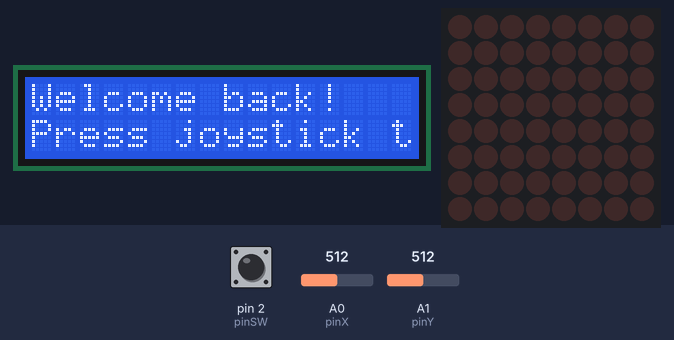
Simulated run of this sketch. Board: Arduino Uno, built with avr-gcc and run on an emulated ATmega328P. Shown: 16×2 character LCD, 8×8 LED matrix. The test bench sets the inputs (shaded band); at power-on: pin 2 (pinSW) HIGH, A1 (pinY) = 512, A0 (pinX) = 512. Random numbers use the default seed unless the sketch sets one.

Above: at 2.2 s.
2.3 s: pin 2 (pinSW) pulled LOW for 0.15 s
At 3.5 s:
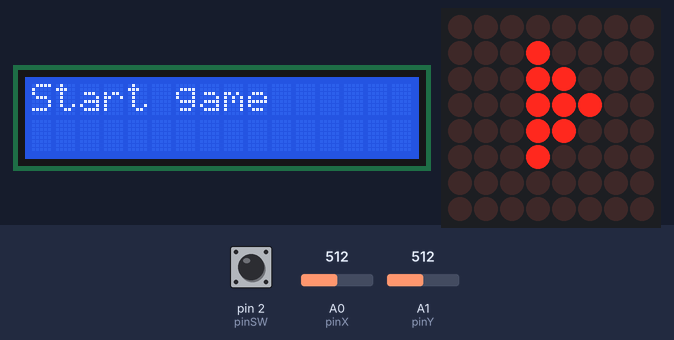
3.9 s: A1 (pinY) set to 584
5.4 s: A1 (pinY) set to 607
At 5.88 s:
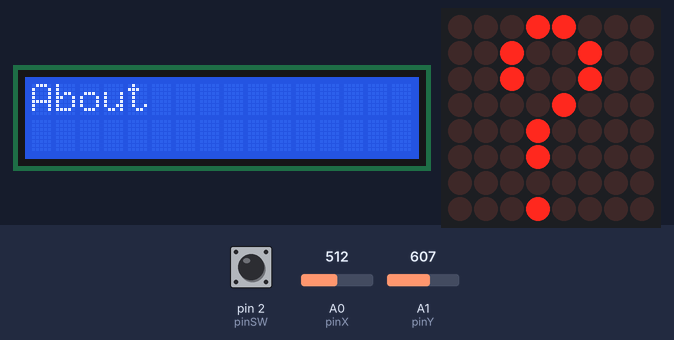
7.8 s: pin 2 (pinSW) pulled LOW for 1 s
At 8.06 s:
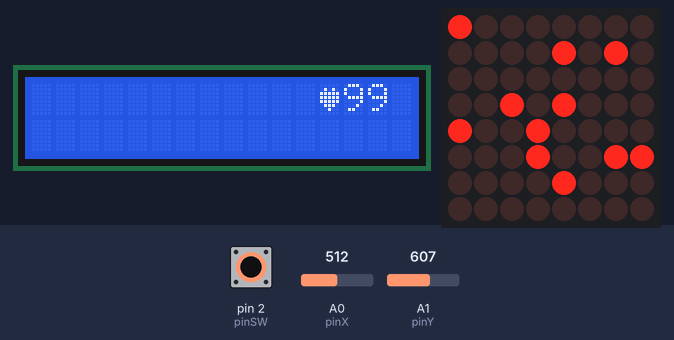
9.4 s: pin 2 (pinSW) pulled LOW for 0.15 s
At 9.88 s:
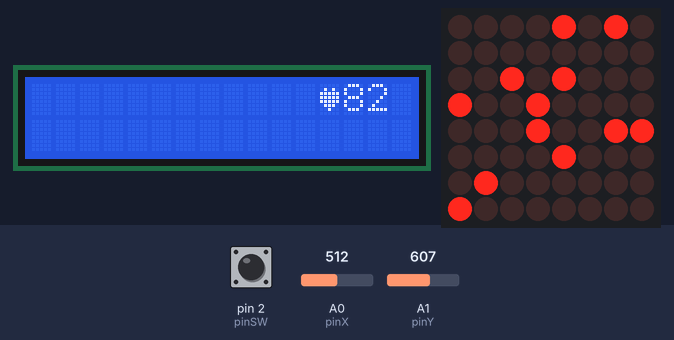
Timing chart, 0 to 12.4 s (numbered marks = the images above; inputs shaded):
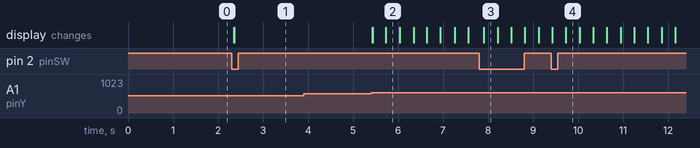

Measured:
- the behaviour switches between 600 and 601 on A1 (pinY) (found by bisection; images 1 and 2)
- after the input at 2.3 s, the display: first changes after 0.05 s (image 1 shows a later state)
- after the input at 3.9 s, every drawn part: stays the same
- after the input at 5.4 s, the display: first changes at once (image 2 shows a later state)

The sketch:

main.ino
```cpp
#include "map.h"
#include "player.h"
#include "joystick.h"
#include "menu.h"
#include "lcd.h"

char joystickAction;

void setup() {
    Serial.begin(9600);

    setupMatrix();
    setupJoystick();
    setupLcd();

    delay(1000);
}

void loop() {
    joystickAction = getJoystickAction();

    processMenuState(joystickAction);
}
```

bullet.cpp
```cpp
#include "bullet.h"
#include "player.h"
#include "Arduino.h"

const int blinkDelay = 30;
static unsigned long lastBlink;

const int moveDelay = 150;
unsigned long lastMove;

Position bulletPosition;
bool validBullet;
Position shotgunBulletPosition[3];
bool validShotgunBullet[3];

char direction = 'n';

void changeBulletPosition() {
    if (!validBullet)
        return;
    gameMap[bulletPosition.line][bulletPosition.column] = 0;
    bulletPosition.line += 1 * (direction == 'd') -1 * (direction == 'u');
    bulletPosition.column += 1 * (direction == 'r') -1 * (direction == 'l');

    if (!isOnMap(bulletPosition)) {
        validBullet = false;
        return;
    }
    if (isWall(bulletPosition)) {
        incresePlayerLife(1);
        gameMap[bulletPosition.line][bulletPosition.column] = 0;
        validBullet = false;
    }
}

void changeShotgunBulletsPositions() {
    for (int i = 0; i < 3; i++) {
        if (!validShotgunBullet[i])
            continue;
        gameMap[shotgunBulletPosition[i].line][shotgunBulletPosition[i].column] = 0;
        shotgunBulletPosition[i].line += 1 * (direction == 'd') -1 * (direction == 'u') + (i - 1) * (direction == 'r' || direction == 'l');
        shotgunBulletPosition[i].column += 1 * (direction == 'r') -1 * (direction == 'l') + (i - 1) * (direction == 'd' || direction == 'u');

        if (!isOnMap(shotgunBulletPosition[i])) {
            validShotgunBullet[i] = false;
            continue;
        }
        if (isWall(shotgunBulletPosition[i])) {
            incresePlayerLife(1);
            gameMap[shotgunBulletPosition[i].line][shotgunBulletPosition[i].column] = 0;
            validShotgunBullet[i] = false;
        }
    }
}

void showBullets() {
    if (millis() - lastBlink > blinkDelay) {
        if (validBullet)
            gameMap[bulletPosition.line][bulletPosition.column] = 1 - gameMap[bulletPosition.line][bulletPosition.column];
        for (int i = 0; i < 3; i++)
            if (validShotgunBullet[i])
                gameMap[shotgunBulletPosition[i].line][shotgunBulletPosition[i].column] = 1 - gameMap[shotgunBulletPosition[i].line][shotgunBulletPosition[i].column];
        lastBlink = millis();
    }
    if (millis() - lastMove > moveDelay) {
        changeBulletPosition();
        changeShotgunBulletsPositions();
        lastMove = millis();
    }
}

bool activeShoot() {
    for (int i = 0; i < 3; i++)
        if (validShotgunBullet[i])
            return true;
    return validBullet;
}


void shoot(Position playerPosition, char playerOrientation) {
    if (!activeShoot()) {
        bulletPosition = playerPosition;
        validBullet = true;
        direction = playerOrientation;
    }
}

void shotgunShoot(Position playerPosition, char playerOrientation) {
    if (!activeShoot()) {
        for (int i = 0; i < 3; i++) {
            shotgunBulletPosition[i] = playerPosition;
            validShotgunBullet[i] = true;
        }
        direction = playerOrientation;
    }
}
```

bullet.h
```cpp
#ifndef BULLET.H
#define BULLET.H
#include "map.h"

void showBullets();

void shoot(Position playerPosition, char direction);

void shotgunShoot(Position playerPosition, char playerOrientation);

#endif
```

joystick.cpp
```cpp
#include "Arduino.h"

const int pinSW = 2;
const int pinX = A0;
const int pinY = A1;

const int maxThreshold = 600;
const int minThreshold = 400;

unsigned long lastTimeRead;
int readDelay = 300;

const int buttonDebounceDelay = 50;

unsigned long lastButtonPressTime = 0;
int buttonState = 0;
int buttonLastValueRead = 0;
bool joyMoved;

int xValue, yValue;
static char direction;

void setupJoystick() {
    pinMode(pinSW, INPUT_PULLUP);
    pinMode(pinX, INPUT);
    pinMode(pinY, INPUT);
}

bool buttonIsPressed() {
    bool pressed = false;
    int buttonValueRead = !digitalRead(pinSW);
    if (buttonValueRead != buttonLastValueRead) {
        lastButtonPressTime = millis();
    }
    if (millis() - lastButtonPressTime > buttonDebounceDelay) {
        if (buttonState != buttonValueRead) {
            buttonState = buttonValueRead;
            if (buttonState == HIGH) {
                pressed = true;
            }
        }
    }
    buttonLastValueRead = buttonValueRead;
    return pressed;
}

char getJoystickAction() {
    if (buttonIsPressed())
        return 'p';

    xValue = analogRead(pinX);
    yValue = analogRead(pinY);
    direction = 'n';

    if (xValue < minThreshold) {
        direction = 'l';
    }
    if (xValue > maxThreshold) {
        direction = 'r';
    }
    if (yValue < minThreshold ) {
        direction = 'u';
    }
    if (yValue > maxThreshold) {
        direction = 'd';
    }

    if (direction != 'n' && millis() - lastTimeRead > readDelay) {
        joyMoved = false;
        lastTimeRead = millis();
    }

    if (direction == 'n') {
        joyMoved = false;
        return direction;
    }

    if (joyMoved)
        direction = 'n';

    joyMoved = true;

    return direction;
}
```

joystick.h
```cpp
#ifndef JOYSTICK.H
#define JOYSTICK.H

void setupJoystick();

char getJoystickAction();

#endif
```

map.cpp
```cpp
#include "LedControl.h"
#include <EEPROM.h>
#include "map.h"
#include "player.h"
#include "bullet.h"

const int dinPin = 12;
const int clockPin = 11;
const int loadPin = 10;
LedControl lc = LedControl(dinPin, clockPin, loadPin, 1);
const int brightnessMemoryAddress = 2;
const int maxLevelBrightness = 14;
const int wallProbability = 10;
Position miniMapPosition;
bool gameMap[mapSize][mapSize];

void setupMatrix() {
    lc.shutdown(0, false);
    lc.setIntensity(0, matrixGetBrightnessLevel());
    lc.clearDisplay(0);
}

void matrixChangeBrightnessLevel(int difference) {
    int brightnessLevel, newBrightnessLevel;
    EEPROM.get(brightnessMemoryAddress, brightnessLevel);
    newBrightnessLevel = brightnessLevel + difference;
    if (newBrightnessLevel >= 1 && newBrightnessLevel <= maxLevelBrightness) {
        EEPROM.put(brightnessMemoryAddress, newBrightnessLevel);
        lc.setIntensity(0, newBrightnessLevel);
    }
}

int matrixGetBrightnessLevel() {
    int brightnessLevel;
    EEPROM.get(brightnessMemoryAddress, brightnessLevel);
    return brightnessLevel;
}

void generateMap() {
    int randomNumber;
    for (int i = 0; i < mapSize; i++)
        for (int j = 0; j < mapSize; j++) {
            randomNumber = random(100);
            gameMap[i][j] = int(randomNumber < wallProbability);
        }
    miniMapPosition.line = 0;
    miniMapPosition.column = 0;
    generatePlayerPosition();
}

void showMap() {
    for (int i = 0; i < matrixSize; i++) {
        for (int j = 0; j < matrixSize; j++) {
            lc.setLed(0, i, j, gameMap[miniMapPosition.line + i][miniMapPosition.column + j]);
        }
    }
    showPlayer();
    showBullets();
}

bool isOnMap(Position position) {
    return position.line >= 0 && position.line < mapSize && position.column >= 0 && position.column < mapSize;
}

bool isWall(Position position) {
    return gameMap[position.line][position.column];
}

void changeMiniMapPosition(Position playerPosition, char direction) {
    bool canMoveLeft = (direction == 'l' && miniMapPosition.column && playerPosition.column - miniMapPosition.column < 2);
    bool canMoveUp = (direction == 'u' && miniMapPosition.line && playerPosition.line - miniMapPosition.line < 2);
    bool canMoveRight = (direction == 'r' && miniMapPosition.column + matrixSize != mapSize && miniMapPosition.column + matrixSize - playerPosition.column < 3);
    bool canMoveDown = (direction == 'd' && miniMapPosition.line + matrixSize != mapSize && miniMapPosition.line + matrixSize - playerPosition.line < 3);


    if (canMoveLeft) {
        miniMapPosition.column--;
        return;
    }
    if (canMoveUp) {
        miniMapPosition.line--;
        return;
    }
    if (canMoveRight) {
        miniMapPosition.column++;
        return;
    }
    if (canMoveDown) {
        miniMapPosition.line++;
        return;
    }
}

void showMatrix(const bool matrix[][matrixSize]) {
    for (int i = 0; i < matrixSize; i++) {
        for (int j = 0; j < matrixSize; j++) {
            lc.setLed(0, i, j, matrix[i][j]);
        }
    }
}

void showEndGameMatrix() {
    const bool matrix[matrixSize][matrixSize] = {
        { 0, 0, 0, 0, 0, 0, 0, 0 },
        { 0, 1, 1, 0, 0, 1, 1, 0 },
        { 0, 1, 1, 0, 0, 1, 1, 0 },
        { 0, 0, 0, 0, 0, 0, 0, 0 },
        { 0, 0, 0, 0, 0, 0, 0, 0 },
        { 0, 0, 1, 1, 1, 1, 0, 0 },
        { 0, 1, 0, 0, 0, 0, 1, 0 },
        { 0, 0, 0, 0, 0, 0, 0, 0 }
    };
    showMatrix(matrix);
}


void showSettingsMatrix() {
    const bool matrix[matrixSize][matrixSize] = {
        { 0, 0, 0, 0, 1, 1, 0, 0 },
        { 0, 0, 0, 1, 1, 0, 0, 0 },
        { 0, 0, 0, 1, 1, 0, 0, 1 },
        { 0, 0, 0, 1, 1, 1, 1, 1 },
        { 0, 0, 1, 1, 1, 1, 1, 0 },
        { 0, 1, 1, 1, 0, 0, 0, 0 },
        { 1, 0, 1, 0, 0, 0, 0, 0 },
        { 1, 1, 0, 0, 0, 0, 0, 0 }
    };
    showMatrix(matrix);
}

void showGameMatrix() {
    const bool matrix[matrixSize][matrixSize] = {
        { 0, 0, 0, 0, 0, 0, 0, 0 },
        { 0, 0, 0, 1, 0, 0, 0, 0 },
        { 0, 0, 0, 1, 1, 0, 0, 0 },
        { 0, 0, 0, 1, 1, 1, 0, 0 },
        { 0, 0, 0, 1, 1, 0, 0, 0 },
        { 0, 0, 0, 1, 0, 0, 0, 0 },
        { 0, 0, 0, 0, 0, 0, 0, 0 },
        { 0, 0, 0, 0, 0, 0, 0, 0 },
    };
    showMatrix(matrix);
}

void showAboutMatrix() {
    const bool matrix[matrixSize][matrixSize] = {
        { 0, 0, 0, 1, 1, 0, 0, 0 },
        { 0, 0, 1, 0, 0, 1, 0, 0 },
        { 0, 0, 1, 0, 0, 1, 0, 0 },
        { 0, 0, 0, 0, 1, 0, 0, 0 },
        { 0, 0, 0, 1, 0, 0, 0, 0 },
        { 0, 0, 0, 1, 0, 0, 0, 0 },
        { 0, 0, 0, 0, 0, 0, 0, 0 },
        { 0, 0, 0, 1, 0, 0, 0, 0 },
    };
    showMatrix(matrix);
}
```

map.h
```cpp
#ifndef MAP.H
#define MAP.H

struct Position {
    int line;
    int column;
};

const int matrixSize = 8;
const int mapSize = 16;

extern bool gameMap[mapSize][mapSize];

void setupMatrix();

void matrixChangeBrightnessLevel(int);

int matrixGetBrightnessLevel();

void generateMap();

void showMap();

bool isOnMap(Position);

bool isWall(Position);

void changeMiniMapPosition(Position playerPosition, char direction);

void showEndGameMatrix();

void showSettingsMatrix();

void showGameMatrix();

void showAboutMatrix();

#endif
```

menu.cpp
```cpp
#include "lcd.h"
#include "map.h"
#include "menu.h"
#include "player.h"
#include "bullet.h"

enum MenuState {
    INTRO,
    START_GAME,
        GAME,
        END_GAME,
    SETTINGS,
        LCD_BRIGHTNESS,
            SET_LCD_BRIGHTNESS,
        MATRIX_BRIGHTNESS,
            SET_MATRIX_BRIGHTNESS,
    ABOUT,
        SHOW_ABOUT,
};

MenuState currentMenuState = INTRO;

void showMenu() {
    switch (currentMenuState) {
        case START_GAME:
            lcdPrintMessage("Start game");
            break;
        case GAME:
            lcdShowGameInfo();
            break;
        case END_GAME:
            lcdShowEndGame();
            break;
        case SETTINGS:
            lcdPrintMessage("Settings");
            break;
        case LCD_BRIGHTNESS:
            lcdPrintMessage("LCD brightness");
            break;
        case MATRIX_BRIGHTNESS:
            lcdPrintMessage("Matrix brightness");
            break;
        case ABOUT:
            lcdPrintMessage("About");
            break;
        case SET_LCD_BRIGHTNESS:
            lcdPrintBrightnessLevel(lcdGetBrightnessLevel());
            break;
        case SET_MATRIX_BRIGHTNESS:
            lcdPrintBrightnessLevel(matrixGetBrightnessLevel());
            break;
        case SHOW_ABOUT:
            lcdPrintAbout();
            break;
    }
}

void processIntro(char action) {
    if (action == 'p')
        currentMenuState = START_GAME;
}

void processStartGame(char action) {
    switch (action) {
        case 'u':
            currentMenuState = ABOUT;
            break;
        case 'd':
            currentMenuState = SETTINGS;
            showSettingsMatrix();
            break;
        case 'p':
            currentMenuState = GAME;
            generateMap();
            incresePlayerLife(100);
            break;
    }
}

void processGame(char action) {
    showMap();
    processPlayerInfo();
    if (getPlayerLife() == 0) {
        currentMenuState = END_GAME;
        showEndGameMatrix();
        showMenu();
    }
    if (action == 'l' || action == 'r' || action == 'u' || action == 'd') {
        movePlayer(action);
        changeMiniMapPosition(getPlayerPosition(), action);
        return;
    }
    if (action == 'p') {
        shoot(getPlayerPosition(), getPlayerOrientation());
    }
}

void processEndGame(char action) {
    if (action == 'p')
        currentMenuState = START_GAME;

}

void processSettings(char action) {
    switch (action) {
        case 'u':
            currentMenuState = START_GAME;
            break;
        case 'd':
            currentMenuState = ABOUT;
            break;
        case 'p':
            currentMenuState = LCD_BRIGHTNESS;
            break;
    }
}

void processAbout(char action) {
    switch (action) {
        case 'u':
            currentMenuState = SETTINGS;
            break;
        case 'd':
            currentMenuState = START_GAME;
            break;
        case 'p':
            currentMenuState = SHOW_ABOUT;
            break;
    }
}

void processLcdBrightness(char action) {
    switch (action) {
        case 'u':
        case 'd':
            currentMenuState = MATRIX_BRIGHTNESS;
            break;
        case 'l':
            currentMenuState = SETTINGS;
            break;
        case 'p':
            currentMenuState = SET_LCD_BRIGHTNESS;
            break;
    }
}

void processSetLcdBrightness(char action) {
    switch (action) {
        case 'l':
            lcdChangeBrightnessLevel(-1);
            break;
        case 'r':
            lcdChangeBrightnessLevel(1);
            break;
        case 'p':
            currentMenuState = LCD_BRIGHTNESS;
            break;
    }
}

void processMatrixBrightness(char action) {
    switch (action) {
        case 'u':
        case 'd':
            currentMenuState = LCD_BRIGHTNESS;
            break;
        case 'l':
            currentMenuState = SETTINGS;
            break;
        case 'p':
            currentMenuState = SET_MATRIX_BRIGHTNESS;
            break;
    }
}

void processSetMatrixBrightness(char action) {
    switch (action) {
        case 'l':
            matrixChangeBrightnessLevel(-1);
            break;
        case 'r':
            matrixChangeBrightnessLevel(1);
            break;
        case 'p':
            currentMenuState = MATRIX_BRIGHTNESS;
            break;
    }
}

void processShowAbout(char action) {
    if (action == 'p')
        currentMenuState = ABOUT;
}

void processMenuState(char action) {
    switch (currentMenuState) {
        case INTRO:
            processIntro(action);
            break;
        case START_GAME:
            processStartGame(action);
            showGameMatrix();
            break;
        case GAME:
            processGame(action);
            break;
        case END_GAME:
            processEndGame(action);
            break;
        case SETTINGS:
            processSettings(action);
            showSettingsMatrix();
            break;
        case ABOUT:
            processAbout(action);
            showAboutMatrix();
            break;
        case LCD_BRIGHTNESS:
            processLcdBrightness(action);
            break;
        case MATRIX_BRIGHTNESS:
            processMatrixBrightness(action);
            break;
        case SET_LCD_BRIGHTNESS:
            processSetLcdBrightness(action);
            break;
        case SET_MATRIX_BRIGHTNESS:
            processSetMatrixBrightness(action);
            break;
        case SHOW_ABOUT:
            processShowAbout(action);
            break;
    }
    if (action != 'n' || currentMenuState == GAME)
        showMenu();
}
```

menu.h
```cpp
#ifndef MENU.H
#define MENU.H

void showMenu();

void processMenuState(char action);

#endif
```

player.cpp
```cpp
#include "Arduino.h"
#include "map.h"
#include "bullet.h"
#include "player.h"

Position playerPosition;

const int blinkDelay = 200;
static unsigned long lastBlink;

char playerOrientation = 'u';
int playerLife = 100;

unsigned long lastLifeDecrement;
const int lifeDecrementDelay = 100;

void generatePlayerPosition() {
    for (int i = 0; i < mapSize; i++)
        for (int j = 0; j < mapSize; j++)
            if (!gameMap[i][j]) {
                playerPosition = (Position){i, j};
                return;
            }
}

void showPlayer() {
    if (millis() - lastBlink > blinkDelay) {
        gameMap[playerPosition.line][playerPosition.column] = 1 - gameMap[playerPosition.line][playerPosition.column];
        lastBlink = millis();
    }
}

void movePlayer(char direction) {
    Position nextPlayerPosition = playerPosition;

    nextPlayerPosition.line += 1 * (direction == 'd') -1 * (direction == 'u');
    nextPlayerPosition.column += 1 * (direction == 'r') -1 * (direction == 'l');

    if (isOnMap(nextPlayerPosition) && !isWall(nextPlayerPosition)) {
        gameMap[playerPosition.line][playerPosition.column] = 0;
        playerPosition = nextPlayerPosition;
    }
    playerOrientation = direction;
}

void processPlayerLife() {
    if (playerLife && millis() - lastLifeDecrement > lifeDecrementDelay) {
        playerLife--;
        lastLifeDecrement = millis();
    }
}

void incresePlayerLife(int points) {
    playerLife = min(100, playerLife + points);
}

void processPlayerInfo() {
    processPlayerLife();
}

Position getPlayerPosition() {
    return playerPosition;
}

char getPlayerOrientation() {
    return playerOrientation;
}

int getPlayerLife() {
    return playerLife;
}
```

player.h
```cpp
#ifndef PLAYER.H
#define PLAYER.H
#include "map.h"

void generatePlayerPosition();

void showPlayer();

void movePlayer(char direction);

void processPlayerInfo();

Position getPlayerPosition();

char getPlayerOrientation();

int getPlayerLife();

void incresePlayerLife(int);

#endif
```

Source omitted: lcd.cpp (2571 bytes), lcd.h (280 bytes)
